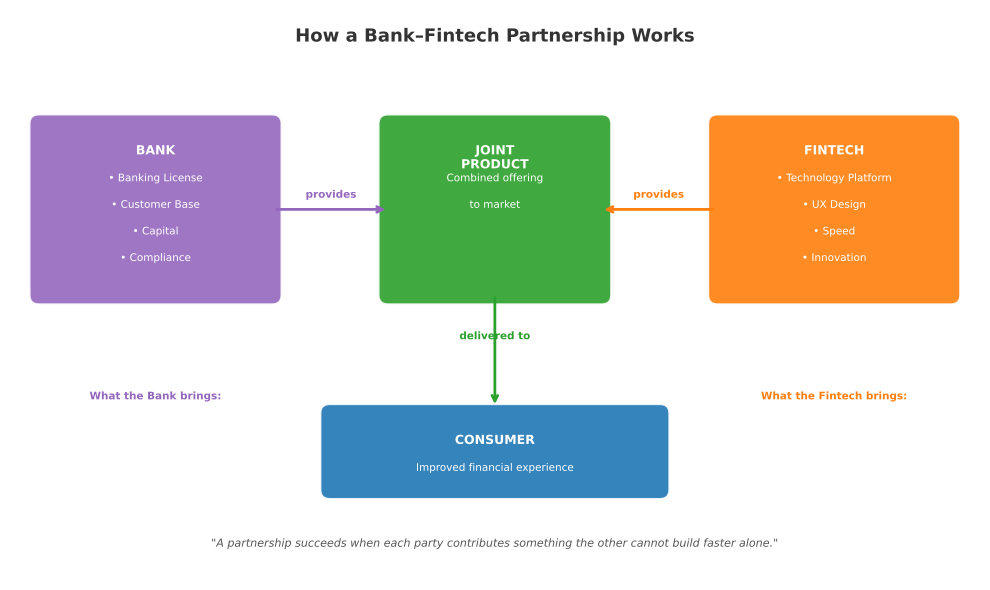

Reproduce this figure in Python.
"""
Figure 07: Bank-Fintech Partnership Flow
Three-layer flow: Bank -> Joint Product <- Fintech -> Consumer.
"""

import sys
import os
sys.path.insert(0, os.path.join(os.path.dirname(__file__), '..', '..', '_shared'))

import matplotlib
matplotlib.use('Agg')
import matplotlib.pyplot as plt
from matplotlib.patches import FancyBboxPatch

try:
    from chart_styles import V4_COLORS, save_chart
except ImportError:
    V4_COLORS = {
        'MLPURPLE': '#9467BD', 'MLBLUE': '#1F77B4', 'MLRED': '#D62728',
        'MLORANGE': '#FF7F0E', 'MLGREEN': '#2CA02C', 'MLGRAY': '#7F7F7F',
        'MLTEAL': '#0D7377', 'MLCYAN': '#14BDEB', 'MLYELLOW': '#BCBD22',
        'MLPINK': '#E377C2', 'MLBROWN': '#8C564B',
    }
    def save_chart(fig, filename='chart.pdf', dpi=300):
        fig.tight_layout()
        fig.savefig(filename, format='pdf', bbox_inches='tight', dpi=dpi, facecolor='white')
        plt.close(fig)
        print(f'Saved: {filename}')

CHART_METADATA = {
    'title': 'Bank-Fintech Partnership Flow',
    'type': 'flowchart',
    'section': 'HOW',
    'lecture_number': 1,
}

def draw_box(ax, x, y, w, h, color, title, items=None, fontsize=9, alpha=0.90):
    box = FancyBboxPatch((x - w / 2, y - h / 2), w, h,
                          boxstyle='round,pad=0.1', facecolor=color,
                          edgecolor='white', linewidth=1.5, alpha=alpha, zorder=3)
    ax.add_patch(box)
    ax.text(x, y + h / 2 - 0.22, title, ha='center', va='top',
            fontsize=fontsize + 0.5, color='white', fontweight='bold', zorder=4)
    if items:
        for i, item in enumerate(items):
            ax.text(x, y + h / 2 - 0.52 - i * 0.28, item,
                    ha='center', va='top', fontsize=fontsize - 1,
                    color='white', zorder=4)

def draw_arrow(ax, x1, y1, x2, y2, color, label='', lw=2.0):
    ax.annotate('', xy=(x2, y2), xytext=(x1, y1),
                arrowprops=dict(arrowstyle='->', color=color, lw=lw,
                                connectionstyle='arc3,rad=0'))
    if label:
        mx, my = (x1 + x2) / 2, (y1 + y2) / 2
        ax.text(mx, my + 0.1, label, ha='center', va='bottom',
                fontsize=7.5, color=color, fontweight='bold')

fig, ax = plt.subplots(figsize=(10, 6))
ax.set_xlim(0, 10)
ax.set_ylim(0, 6)
ax.axis('off')

# Title
ax.text(5, 5.72, 'How a Bank\u2013Fintech Partnership Works',
        fontsize=13, fontweight='bold', ha='center', va='center', color='#333333')

# --- Top row: Bank (left) + Joint Product (center) + Fintech (right) ---
top_y = 3.9
bw, bh = 2.4, 1.8

# Bank box
draw_box(ax, 1.5, top_y, bw, bh, V4_COLORS['MLPURPLE'], 'BANK',
         items=['\u2022 Banking License', '\u2022 Customer Base', '\u2022 Capital', '\u2022 Compliance'],
         fontsize=8.5)

# Fintech box
draw_box(ax, 8.5, top_y, bw, bh, V4_COLORS['MLORANGE'], 'FINTECH',
         items=['\u2022 Technology Platform', '\u2022 UX Design', '\u2022 Speed', '\u2022 Innovation'],
         fontsize=8.5)

# Joint Product (center)
draw_box(ax, 5.0, top_y, 2.2, bh, V4_COLORS['MLGREEN'], 'JOINT\nPRODUCT',
         items=['Combined offering', 'to market'], fontsize=8.5)

# Arrows from bank and fintech toward center
draw_arrow(ax, 2.72, top_y, 3.9, top_y, V4_COLORS['MLPURPLE'], 'provides')
draw_arrow(ax, 7.28, top_y, 6.1, top_y, V4_COLORS['MLORANGE'], 'provides')

# Downward arrow from Joint Product to Consumer
draw_arrow(ax, 5.0, top_y - bh / 2, 5.0, 1.82, V4_COLORS['MLGREEN'], 'delivered to')

# Consumer box at bottom
draw_box(ax, 5.0, 1.35, 3.4, 0.80, V4_COLORS['MLBLUE'], 'CONSUMER',
         items=['Improved financial experience'], fontsize=8.5)

# Left labels
ax.text(1.5, 1.9, 'What the Bank brings:', fontsize=7.5, ha='center', color=V4_COLORS['MLPURPLE'],
        fontweight='bold')
ax.text(8.5, 1.9, 'What the Fintech brings:', fontsize=7.5, ha='center', color=V4_COLORS['MLORANGE'],
        fontweight='bold')

# Bottom caption
ax.text(5.0, 0.38, '"A partnership succeeds when each party contributes something the other cannot build faster alone."',
        fontsize=8, ha='center', va='center', color='#555555', style='italic')

output_path = os.path.join(os.path.dirname(__file__), 'chart.pdf')
save_chart(fig, output_path)
